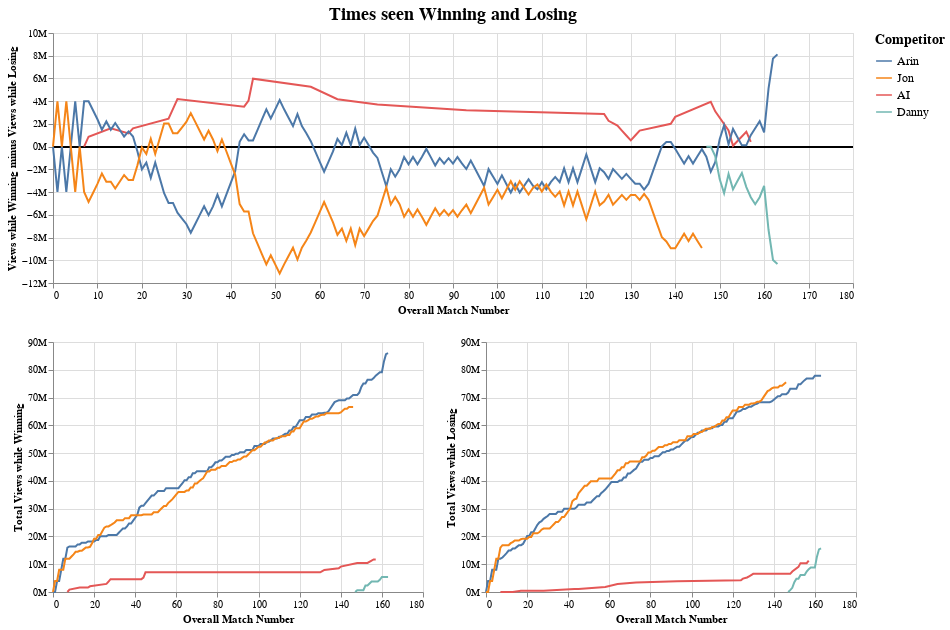

The notebook cell saved with this chart:
### Code cell
# TODO: clean up these plots and axes labels
# TODO: should the x-axis here be publish date and/or should we only have one datapoint per episode?
# TODO: add in selectors like above
# TODO: add text and points for final match for each competitor
# TODO: maybe add light area marks as well
(alt.Chart(
    competitor_ranking_over_time_df
).mark_rule().encode(
    y = 'zero:Q'
).transform_calculate(
    zero='0'
) + alt.Chart(competitor_ranking_over_time_df, title='Times seen Winning and Losing').mark_line().encode(
    x=alt.X('overall_match_number', title='Overall Match Number'),
    y=alt.Y('views_differential:Q', title='Views while Winning minus Views while Losing', axis=alt.Axis(format="~s")), # TODO: find better axis title
    color=alt.Color('competitor', title='Competitor', sort=color_order, legend=alt.Legend(
        titleFontSize=14, labelFontSize=12, symbolSize=250
    ))
).transform_calculate(
    views_differential='datum.winning_views - datum.losing_views'
).properties(width=800, height=250) & (alt.Chart(competitor_ranking_over_time_df).mark_line().encode(
    x=alt.X('overall_match_number', title='Overall Match Number'),
    y=alt.Y('winning_views', title='Total Views while Winning', axis=alt.Axis(format="~s")),
    color=alt.Color('competitor', title='Competitor', sort=color_order, legend=alt.Legend(
        titleFontSize=14, labelFontSize=12, symbolSize=250
    ))
).properties(width=370, height=250) | alt.Chart(competitor_ranking_over_time_df).mark_line().encode(
    x=alt.X('overall_match_number', title='Overall Match Number'),
    y=alt.Y('losing_views', title='Total Views while Losing', axis=alt.Axis(format="~s")),
    color=alt.Color('competitor', title='Competitor', sort=color_order, legend=alt.Legend(
        titleFontSize=14, labelFontSize=12, symbolSize=250
    ))
).properties(width=370, height=250)).resolve_scale(
    y='shared'
)).configure_title(fontSize=18)

### Figure 1 — Vega-Lite specification as saved in the notebook (floating-point values rounded to 4 significant figures; data arrays with more than 128 entries replaced by an {"elided": "..."} marker saying what was removed)
{"$schema": "https://vega.github.io/schema/vega-lite/v3.4.0.json", "config": {"mark": {"tooltip": null}, "title": {"fontSize": 18}, "view": {"height": 300, "width": 400}}, "data": {"name": "data-d7c34738e83c3dd8c10da660214b3809"}, "datasets": {"data-d7c34738e83c3dd8c10da660214b3809": {"elided": "359 records"}}, "vconcat": [{"layer": [{"encoding": {"y": {"field": "zero", "type": "quantitative"}}, "mark": "rule", "transform": [{"as": "zero", "calculate": "0"}]}, {"encoding": {"color": {"field": "competitor", "legend": {"labelFontSize": 12, "symbolSize": 250, "titleFontSize": 14}, "sort": ["Arin", "Jon", "AI", "Danny"], "title": "Competitor", "type": "nominal"}, "x": {"field": "overall_match_number", "title": "Overall Match Number", "type": "quantitative"}, "y": {"axis": {"format": "~s"}, "field": "views_differential", "title": "Views while Winning minus Views while Losing", "type": "quantitative"}}, "height": 250, "mark": "line", "title": "Times seen Winning and Losing", "transform": [{"as": "views_differential", "calculate": "datum.winning_views - datum.losing_views"}], "width": 800}]}, {"hconcat": [{"encoding": {"color": {"field": "competitor", "legend": {"labelFontSize": 12, "symbolSize": 250, "titleFontSize": 14}, "sort": ["Arin", "Jon", "AI", "Danny"], "title": "Competitor", "type": "nominal"}, "x": {"field": "overall_match_number", "title": "Overall Match Number", "type": "quantitative"}, "y": {"axis": {"format": "~s"}, "field": "winning_views", "title": "Total Views while Winning", "type": "quantitative"}}, "height": 250, "mark": "line", "width": 370}, {"encoding": {"color": {"field": "competitor", "legend": {"labelFontSize": 12, "symbolSize": 250, "titleFontSize": 14}, "sort": ["Arin", "Jon", "AI", "Danny"], "title": "Competitor", "type": "nominal"}, "x": {"field": "overall_match_number", "title": "Overall Match Number", "type": "quantitative"}, "y": {"axis": {"format": "~s"}, "field": "losing_views", "title": "Total Views while Losing", "type": "quantitative"}}, "height": 250, "mark": "line", "width": 370}], "resolve": {"scale": {"y": "shared"}}}]}
